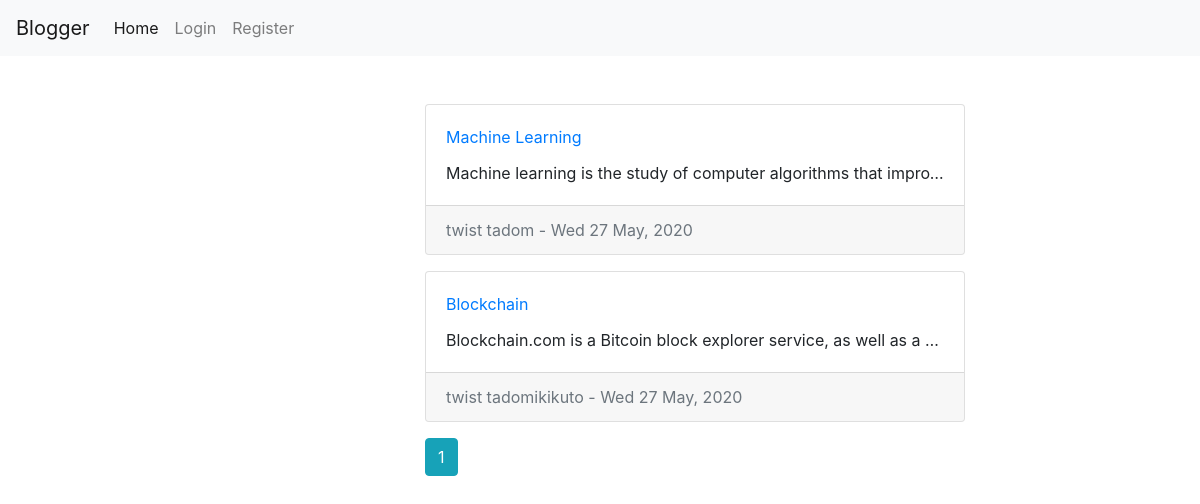
The page /home on the database its author committed.
### blog_app/model.py (models this page shows, shortened)
class Blog(db.Model):
    id = db.Column(db.INTEGER, primary_key=True, autoincrement=True)
    title = db.Column(db.TEXT, nullable=False)
    content = db.Column(db.TEXT, nullable=False)
    date_posted = db.Column(db.DATETIME, nullable=False, default=datetime.utcnow())
    author = db.Column(db.INTEGER, db.ForeignKey('users.id'), nullable=False)
    like = db.relationship('Likes', backref='liked', lazy=True)

class Users(db.Model, UserMixin):
    id = db.Column(db.INTEGER, primary_key=True, autoincrement=True)
    name = db.Column(db.String(50), nullable=False)
    email = db.Column(db.TEXT, nullable=False, unique=True)
    password = db.Column(db.TEXT, nullable=True)
    date_created = db.Column(db.DATETIME, nullable=False, default=datetime.utcnow())
    blog = db.relationship('Blog', backref='writer', lazy=True)
    like = db.relationship('Likes', backref='liker', lazy=True)

### blog_app/users.py (the view)
@app.route('/', methods=['GET'])
@app.route('/home', methods=['GET'])
def home():
    page = request.args.get('page', type=int, default=1)
    blogs = Blog.query.order_by(Blog.date_posted.desc()).paginate(page=page, per_page=5)
    return render_template('user/home.html', blogs=blogs)

### blog_app/templates/user/home.html (shortened to what this page needs)
{% extends('base.html') %}
{% block content %}
    <div>
        {% for blog in blogs.items %}
            <div class="card mb-3">
                <div class="card-body">
                    <div class="card-title text-capitalize">
                        <a href="{{ url_for('view_blog', blog_id=blog.id)}}">{{ blog.title }}</a>
                    </div>
                    <div class="card-text ellipsis">
                        {{ blog.content }}
                    </div>
                </div>
                <div class="card-footer text-muted d-flex justify-content-between">
                    <div>{{ blog.writer.name }} - <time>{{ blog.date_posted.strftime('%a %d %b, %Y') }}</time></div>
                </div>
            </div>
        {% endfor %}
        {% for page_num in blogs.iter_pages() %}
            {% if page_num %}
                {% if blogs.page == page_num %}
                    <a class="btn btn-info" href="{{ url_for('home', page=page_num) }}">{{ page_num }}</a>
                {% else %}
                    <a class="btn btn-outline-info" href="{{ url_for('home', page=page_num) }}">{{ page_num }}</a>
                {% endif %}
            {% endif %}
        {% endfor %}
    </div>
{% endblock %}

### blog_app/static/css/styles.css (style rules this page uses)
.ellipsis { text-overflow: ellipsis !important; white-space: nowrap !important; overflow: hidden !important; }

### rows shown on the page
Blog: title "Machine Learning", content "Machine learning is the study of computer algorithms that impro…", writer.name "twist tadom", date_posted "Wed 27 May, 2020"
Blog: title "Blockchain", content "Blockchain.com is a Bitcoin block explorer service, as well as a…", writer.name "twist tadomikikuto", date_posted "Wed 27 May, 2020"

### other values the page prints
{{ page_num }} "1"
